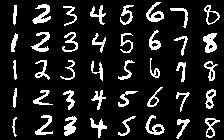
%> input picture 3º Curso/[SP] - Sistemas de Percepción/Parte 2/Prueba3_1Conv_EvCont_SP_22_23/Imagenes/Test/Test.png, 224 x 140 px
$ octave AplicacionClasificador_LDA_knn.m   (GNU Octave 9; MATLAB toolbox functions it lacks are replaced by stand-ins)
%> lines starting %> are read from the running program, lines starting %| are printed output that depends on the picture; in (x1, y1, x2, y2) boxes, pixels count from 0 and x2, y2 are one past the last pixel; in counts of white or black regions, pixels touching at a corner belong together; the program's own positions count from 1
### 3º Curso/[SP] - Sistemas de Percepción/Parte 2/Prueba3_1Conv_EvCont_SP_22_23/Funciones/funcion_elimina_regiones_ruidosas.m
function [IbinFilt] = funcion_elimina_regiones_ruidosas(Ibin)

%   La función funcion_elimina_regiones_ruidosas elimina las agrupaciones
%   conexas con una cantidad de píxeles igual al 0.1% del número total de
%   píxeles de la imagen.

    [N,M] = size(Ibin); % Sacamos el tamaño de la imagen
    Ibin2 = bwareaopen(Ibin, round(0.001*N*M)); % Eliminamos las
                                                % componentes de menos del
                                                % 0.1% del total de
                                                % píxeles (NxM)
    % Si hay agrupaciones en la imagen resultante
    if sum(Ibin2>0)
        Ietiq = bwlabel(Ibin2); %La etiquetamos

        stats = regionprops(Ietiq, 'Area'); %Le calculamos las areas
                                           % a los objetos de la imagen
        areas = cat(1,stats.Area);
        numPix = floor(max(areas)/5);       % Calculamos el número de
                                            % píxeles del objeto de mayor
                                            % area dividido entre 5
                                            % (Segunda condición).

        IbinFilt = bwareaopen(Ibin2,numPix);
    else
        IbinFilt = Ibin2;
    end

end

### 3º Curso/[SP] - Sistemas de Percepción/Parte 2/Prueba3_1Conv_EvCont_SP_22_23/Funciones/funcion_calcula_descriptores_imagen.m
function [XImagen] = funcion_calcula_descriptores_imagen(Ietiq, N)
%   Genera Ximagen - matriz de N filas y 23 columnas (los 23 descriptores
%    generados en el orden indicado en la práctica)

    XImagen = zeros(N,23); % N instancias con 23 descriptores cada una
    stats = regionprops(Ietiq,'Area','Perimeter','Eccentricity', ...
        'Solidity','Extent','EulerNumber');

    % Calculamos la compacticidad: Perimetro^2/Area
    areas = cat(1,stats.Area);
    perimetros = cat(1,stats.Perimeter);
    XImagen(:,1) = (perimetros.^2)./areas;

    % Establecemos la Excentricidad
    XImagen(:,2) = cat(1,stats.Eccentricity);

    % Establecemos la Solidez_CHull
    XImagen(:,3) = cat(1,stats.Solidity);

    % Establecemos la Extension_BBox sin rotación
    XImagen(:,4) = cat(1,stats.Extent);

    % Calculamos la Extension_BBox con rotación (Invariable Rotacion) y los
    % momentos de Hu y los 10 DF
    X = [];

    for i=1:N
        %Para cada región de interés de la imagen etiquetada
        Ibin_i = Ietiq == i;
        %Calculamos la extensión invariable a la rotación
        extentIR = Funcion_Calcula_Extent(Ibin_i);
        %Calculamos los 7 momentos de hu
        m = Funcion_Calcula_Hu(Ibin_i);
        %Calculamos los 10 descriptores de Fourier
        DF = Funcion_Calcula_DF(Ibin_i,10);
        % Para cada objeto ->
        % ExtentInvRot - [7 momentos Hu] - [10 descriptores de Fourier]
        X(i,:) = [extentIR m' DF'];
    end
    %Añadimos lo anterior a las últimas columnas de cada fila
    XImagen(:,5:22) = X;

    % Establecemos el numero de euler como último descriptor
    XImagen(:,23) = cat(1,stats.EulerNumber);
end

### 3º Curso/[SP] - Sistemas de Percepción/Parte 2/Prueba3_1Conv_EvCont_SP_22_23/Funciones/Funcion_Calcula_Extent.m
function extentIR =Funcion_Calcula_Extent(Ibin_i)

    %Centramos el objeto en la BBox
    I_centrada = Funcion_Centra_Objeto(Ibin_i);

    extentIR = 0;

    % Rotamos el objeto de 5 grados en 5 grados y escogemos el 'Extent' que
    % sea máximo.
    for i=0:5:355
%         i
        I_rotada = imrotate(I_centrada,5*i);
        stats = regionprops(I_rotada,'Extent'); % falla por esto
        ExtentImagen = cat(1,stats.Extent);
        ExtentImagen = ExtentImagen(1);
        if ExtentImagen > extentIR
            extentIR = ExtentImagen;
        end
    end

    extentIR = extentIR(1);
end

### 3º Curso/[SP] - Sistemas de Percepción/Parte 2/Prueba3_1Conv_EvCont_SP_22_23/04_FaseTest/AplicacionClasificador_LDA_knn.m
clear, clc, close all

pathActual = "04_FaseTest/";

addpath('Funciones')

nombreImagen = "Imagenes/Test/Test.png";

%% GENERACION DE DATOS DE LA IMAGEN

I = imread(nombreImagen);
%> I is the input picture: size 140x224 uint8; 13.3% white; 40 white regions, largest, box (x1, y1, x2, y2) and area: (203, 33, 217, 53) 184, (32, 4, 51, 24) 181, (146, 2, 164, 22) 162

umbral = graythresh(I); % Obtiene umbral de rango 0-1
%> umbral = 0.498

Ibin = I > 255*umbral;

IbinFilt = funcion_elimina_regiones_ruidosas(Ibin);

if sum(IbinFilt(:) > 0)
    [Ietiq, N] = bwlabel(IbinFilt);
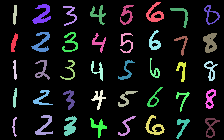
%> Ietiq: size 140x224 double; 41 distinct labels, from 0 to 40; one colour per label, 0 black
%> N = 40
    % Por cada objeto de la imagen, calculamos sus descriptores
    XImagen = funcion_calcula_descriptores_imagen(Ietiq,N);
%> in funcion_calcula_descriptores_imagen, `XImagen = zeros(N,23);`: XImagen: size 40x23 double; every value is 0
%> in funcion_calcula_descriptores_imagen, `stats = regionprops(Ietiq,'Area','Perimeter','Eccentricity', 'Solidity..`: stats = 40 regions; largest, Area, Eccentricity, EulerNumber, Extent and Solidity: 184 0.788 -1 0.657 0.77, 181 0.782 1 0.476 0.599, 162 0.499 0 0.45 0.596, 159 0.793 1 0.418 0.516, 158 0.851 1 0.608 0.745
%> in funcion_calcula_descriptores_imagen, `areas = cat(1,stats.Area);`: areas = 40 values, max 184 at index 36, min 42 at index 2, mean 104.5
%> in funcion_calcula_descriptores_imagen, `perimetros = cat(1,stats.Perimeter);`: perimetros = 40 values, max 107.9 at index 12, min 40.02 at index 4, mean 70.39
%> the loop in funcion_calcula_descriptores_imagen, `for i=1:N` made 1 pass
%> pass 1, in funcion_calcula_descriptores_imagen, `Ibin_i = Ietiq == i;`:
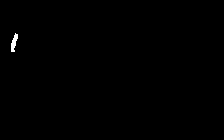
%> Ibin_i: size 140x224 logical; 0.24% white; 1 white region, box (x1, y1, x2, y2) and area: (11, 33, 18, 52) 75
%> the run ends on the next line
